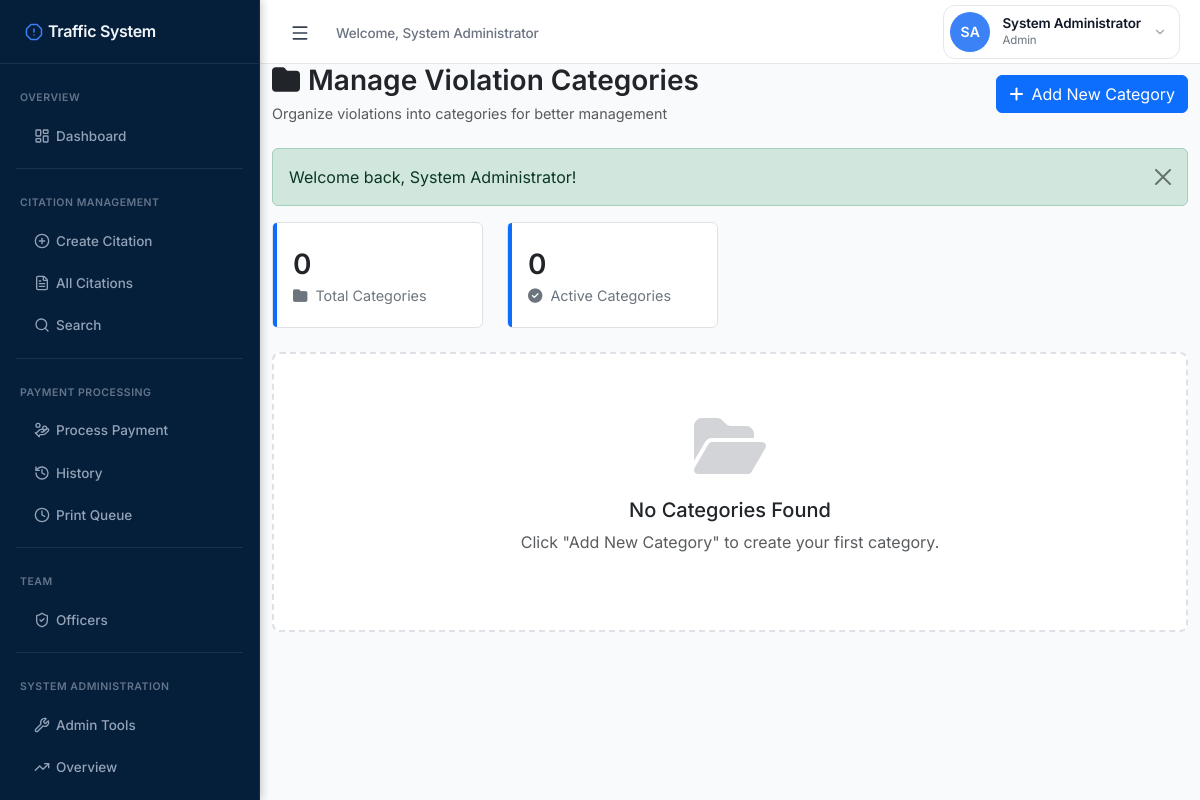
Before: /admin/categories.php (signed in) with the older database file.
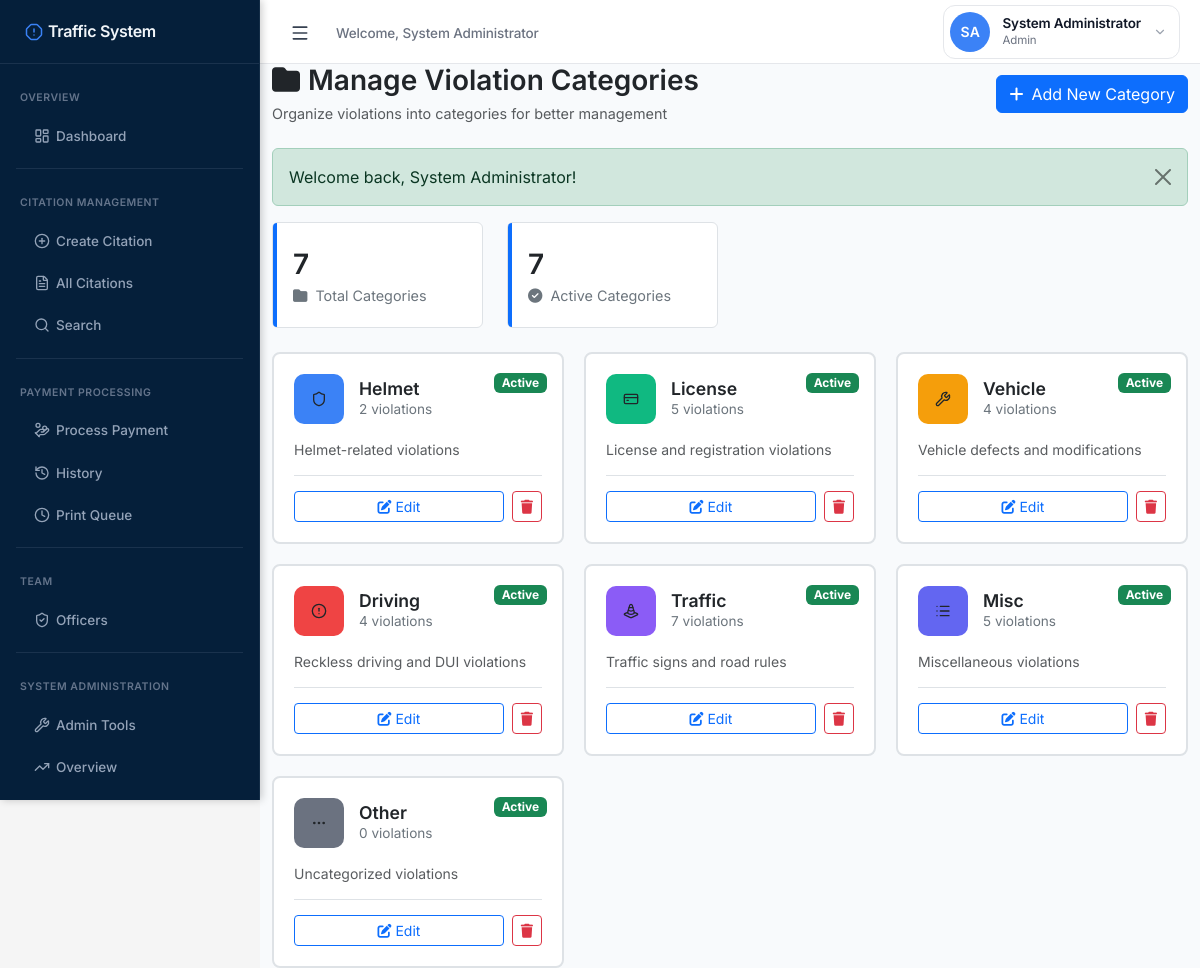
After: the same page with the newer database file.
### tables this page shows
CREATE TABLE `violation_categories` (
  `category_id` int(11) NOT NULL,
  `category_name` varchar(100) NOT NULL,
  `category_icon` varchar(50) NOT NULL DEFAULT 'list',
  `category_color` varchar(7) NOT NULL DEFAULT '#6b7280',
  `description` text DEFAULT NULL,
  `display_order` int(11) NOT NULL DEFAULT 0,
  `is_active` tinyint(1) NOT NULL DEFAULT 1,
  `created_at` datetime NOT NULL DEFAULT current_timestamp(),
  `updated_at` datetime DEFAULT NULL ON UPDATE current_timestamp()
);

### includes/auth.php (called while the page is built, shortened)
<?php
function is_logged_in() {
    return isset($_SESSION['user_id']) && !empty($_SESSION['user_id']);
}
function is_admin() {
    return is_logged_in() && isset($_SESSION['user_role']) && $_SESSION['user_role'] === 'admin';
}
function is_cashier() {
    return is_logged_in() && isset($_SESSION['user_role']) && $_SESSION['user_role'] === 'cashier';
}
function has_role($roles) {
    return in_array($_SESSION['user_role'], $roles);
}
function can_create_citation() {
    return is_admin() || is_enforcer() || is_cashier();
}
function can_process_payment() {
    return is_admin() || is_cashier();
}
?>

### admin/categories.php (the view, shortened to what this page needs)
<?php
require_once '../includes/functions.php';
require_once '../includes/auth.php';
$categories = [];
try {
    $stmt = db_query(
        "SELECT * FROM violation_categories ORDER BY display_order ASC, category_name ASC"
    );
    $categories = $stmt->fetchAll();
} catch (Exception $e) {
    error_log("Error fetching categories: " . $e->getMessage());
    set_flash('Error loading categories.', 'danger');
}
$violation_counts = [];
try {
    $stmt = db_query(
        "SELECT category_id, COUNT(*) as count
         FROM violation_types
         WHERE category_id IS NOT NULL
         GROUP BY category_id"
    );
    while ($row = $stmt->fetch()) {
        $violation_counts[$row['category_id']] = $row['count'];
    }
} catch (Exception $e) {
    error_log("Error counting violations: " . $e->getMessage());
}
?>
<!DOCTYPE html>
<html lang="en">
<head>
    <link href="https://cdn.jsdelivr.net/npm/bootstrap@5.3.3/dist/css/bootstrap.min.css" rel="stylesheet">
    <link rel="stylesheet" href="https://cdnjs.cloudflare.com/ajax/libs/font-awesome/6.4.2/css/all.min.css">
</head>
<body>
    <?php include '../public/sidebar.php'; ?>
    <div class="content">
        <div class="container-fluid">
            <div class="page-header d-flex justify-content-between align-items-center mb-4">
                <div>
                    <h3><i class="fas fa-folder me-2"></i>Manage Violation Categories</h3>
                    <p class="text-muted mb-0">Organize violations into categories for better management</p>
                </div>
                <button class="btn btn-primary" data-bs-toggle="modal" data-bs-target="#addCategoryModal">
                    <i class="fas fa-plus me-2"></i>Add New Category
                </button>
            </div>
            <?php echo show_flash(); ?>
            <div class="row mb-4">
                <div class="col-md-3">
                    <div class="stat-card">
                        <div class="stat-value"><?php echo count($categories); ?></div>
                        <div class="stat-label">
                            <i class="fas fa-folder me-2"></i>Total Categories
                        </div>
                    </div>
                </div>
                <div class="col-md-3">
                    <div class="stat-card">
                        <div class="stat-value"><?php echo count(array_filter($categories, fn($c) => $c['is_active'])); ?></div>
                        <div class="stat-label">
                            <i class="fas fa-check-circle me-2"></i>Active Categories
                        </div>
                    </div>
                </div>
            </div>
            <?php if (empty($categories)): ?>
                <div class="empty-state">
                    <i class="fas fa-folder-open d-block"></i>
                    <h5>No Categories Found</h5>
                    <p class="text-muted">Click "Add New Category" to create your first category.</p>
                </div>
            <?php else: ?>
                <div class="category-grid">
                    <?php foreach ($categories as $category): ?>
                        <div class="category-card">
                            <div class="category-status">
                                <?php if ($category['is_active']): ?>
                                    <span class="badge bg-success">Active</span>
                                <?php else: ?>
                                    <span class="badge bg-secondary">Inactive</span>
                                <?php endif; ?>
                            </div>
                            <div class="category-card-header">
                                <div class="category-icon-wrapper" style="background-color: <?php echo htmlspecialchars($category['category_color']); ?>">
                                    <i data-lucide="<?php echo htmlspecialchars($category['category_icon']); ?>"></i>
                                </div>
                                <div class="category-info">
                                    <h5><?php echo htmlspecialchars($category['category_name']); ?></h5>
                                    <div class="category-count">
                                        <?php
                                        $count = $violation_counts[$category['category_id']] ?? 0;
                                        echo $count . ' violation' . ($count != 1 ? 's' : '');
                                        ?>
                                    </div>
                                </div>
                            </div>
                            <?php if (!empty($category['description'])): ?>
                                <p class="text-muted small mb-0"><?php echo htmlspecialchars($category['description']); ?></p>
                            <?php endif; ?>
                            <div class="category-actions">
                                <button class="btn btn-sm btn-outline-primary flex-grow-1"
                                        onclick="editCategory(<?php echo htmlspecialchars(json_encode($category)); ?>)">
                                    <i class="fas fa-edit me-1"></i>Edit
                                </button>
                                <button class="btn btn-sm btn-outline-danger"
                                        onclick="deleteCategory(<?php echo $category['category_id']; ?>, '<?php echo htmlspecialchars($category['category_name']); ?>')">
                                    <i class="fas fa-trash"></i>
                                </button>
                            </div>
                        </div>
                    <?php endforeach; ?>
                </div>
            <?php endif; ?>
        </div>
    </div>
</body>
</html>

### public/sidebar.php (shortened to what this page needs)
<nav class="sidebar" id="sidebar">
    <div class="sidebar-header">
        <h4><i data-lucide="octagon-alert"></i> <span>Traffic System</span></h4>
    </div>
    <ul class="sidebar-menu">
        <li class="sidebar-heading">Overview</li>
        <li>
            <a href="/tmg/public/index.php" class="<?php echo (basename($_SERVER['PHP_SELF']) === 'index.php') ? 'active' : ''; ?>" title="Dashboard">
                <i data-lucide="layout-dashboard"></i> <span>Dashboard</span>
            </a>
        </li>
        <li class="sidebar-divider"></li>
        <li class="sidebar-heading">Citation Management</li>
        <?php if (function_exists('can_create_citation') && can_create_citation()): ?>
        <li>
            <a href="/tmg/public/index2.php" class="<?php echo (basename($_SERVER['PHP_SELF']) === 'index2.php') ? 'active' : ''; ?>" title="Create Citation">
                <i data-lucide="plus-circle"></i> <span>Create Citation</span>
            </a>
        </li>
        <?php endif; ?>
        <li>
            <a href="/tmg/public/citations.php" class="<?php echo (basename($_SERVER['PHP_SELF']) === 'citations.php') ? 'active' : ''; ?>" title="All Citations">
                <i data-lucide="file-text"></i> <span>All Citations</span>
            </a>
        </li>
        <li>
            <a href="/tmg/public/search.php" class="<?php echo (basename($_SERVER['PHP_SELF']) === 'search.php') ? 'active' : ''; ?>" title="Search Citations">
                <i data-lucide="search"></i> <span>Search</span>
            </a>
        </li>
        <?php if (function_exists('can_process_payment') && can_process_payment()): ?>
        <li class="sidebar-divider"></li>
        <li class="sidebar-heading">Payment Processing</li>
        <li>
            <a href="/tmg/public/process_payment.php" class="<?php echo (basename($_SERVER['PHP_SELF']) === 'process_payment.php') ? 'active' : ''; ?>" title="Process Payment">
                <i data-lucide="hand-coins"></i> <span>Process Payment</span>
            </a>
        </li>
        <li>
            <a href="/tmg/public/payments.php" class="<?php echo (basename($_SERVER['PHP_SELF']) === 'payments.php') ? 'active' : ''; ?>" title="Payment History">
                <i data-lucide="history"></i> <span>History</span>
            </a>
        </li>
        <li>
            <a href="/tmg/public/pending_print_payments.php" class="<?php echo (basename($_SERVER['PHP_SELF']) === 'pending_print_payments.php') ? 'active' : ''; ?>" title="Print Queue">
                <i data-lucide="clock"></i> <span>Print Queue</span>
            </a>
        </li>
        <?php endif; ?>
        <li class="sidebar-divider"></li>
        <li class="sidebar-heading">Team</li>
        <?php if (function_exists('has_role') && has_role(['admin', 'enforcer'])): ?>
        <li>
            <a href="/tmg/public/officers.php" class="<?php echo (basename($_SERVER['PHP_SELF']) === 'officers.php') ? 'active' : ''; ?>" title="Officers">
                <i data-lucide="shield-check"></i> <span>Officers</span>
            </a>
        </li>
        <?php endif; ?>
        <?php if (function_exists('is_admin') && is_admin()): ?>
        <li class="sidebar-divider"></li>
        <li class="sidebar-heading">System Administration</li>
        <li>
            <a href="/tmg/admin/index.php" class="<?php echo (basename($_SERVER['PHP_SELF']) === 'index.php' && strpos($_SERVER['PHP_SELF'], '/admin/') !== false) ? 'active' : ''; ?>" title="Admin Tools Hub">
                <i data-lucide="wrench"></i> <span>Admin Tools</span>
            </a>
        </li>
        <li>
            <a href="/tmg/admin/dashboard.php" class="<?php echo (basename($_SERVER['PHP_SELF']) === 'dashboard.php' && strpos($_SERVER['PHP_SELF'], '/admin/') !== false) ? 'active' : ''; ?>" title="Admin Overview">
                <i data-lucide="trending-up"></i> <span>Overview</span>
            </a>
        </li>
        <li>
            <a href="/tmg/admin/diagnostics/data_integrity_dashboard.php" class="<?php echo (basename($_SERVER['PHP_SELF']) === 'data_integrity_dashboard.php') ? 'active' : ''; ?>" title="Data Integrity">
            </a>
        </li>
        <?php endif; ?>
    </ul>
</nav>
<div class="top-navbar" id="topNavbar">
    <button type="button" id="sidebarCollapse" title="Toggle Sidebar">
        <i data-lucide="menu"></i>
    </button>
    <div class="top-navbar-info">
        <span class="welcome-text">
            Welcome, <?php echo htmlspecialchars($_SESSION['full_name'] ?? $_SESSION['username'] ?? 'User'); ?>
        </span>
    </div>
    <div class="user-profile-dropdown">
        <button class="user-profile-btn" id="userProfileBtn" type="button">
            <div class="user-avatar">
                <?php
                $full_name = $_SESSION['full_name'] ?? $_SESSION['username'] ?? 'User';
                $initials = '';
                $name_parts = explode(' ', $full_name);
                if (count($name_parts) >= 2) {
                    $initials = strtoupper(substr($name_parts[0], 0, 1) . substr($name_parts[1], 0, 1));
                } else {
                    $initials = strtoupper(substr($full_name, 0, 2));
                }
                echo htmlspecialchars($initials);
                ?>
            </div>
            <div class="user-profile-info">
                <span class="user-name"><?php echo htmlspecialchars($_SESSION['full_name'] ?? $_SESSION['username'] ?? 'User'); ?></span>
                <span class="user-role"><?php echo htmlspecialchars(ucfirst($_SESSION['user_role'] ?? 'User')); ?></span>
            </div>
            <i data-lucide="chevron-down" class="dropdown-arrow"></i>
        </button>
    </div>
</div>
<link rel="stylesheet" href="https://cdn.jsdelivr.net/npm/toastify-js/src/toastify.min.css">

### includes/functions.php (shortened to what this page needs)
<?php
function db_query($sql, $params = []) {
    try {
        $pdo = getPDO();
        $stmt = $pdo->prepare($sql);
        $stmt->execute($params);
        return $stmt;
    } catch (PDOException $e) {
        error_log("Database query error: " . $e->getMessage() . " - Query: " . $sql);
        throw new Exception("Database operation failed");
    }
}
function show_flash() {
    if (isset($_SESSION['flash'])) {
        $flash = $_SESSION['flash'];
        return '<div class="alert alert-' . htmlspecialchars($flash['type']) . ' alert-dismissible fade show" role="alert">
                ' . htmlspecialchars($flash['message']) . '
                <button type="button" class="btn-close" data-bs-dismiss="alert" aria-label="Close"></button>
            </div>';
    }
    return '';
}
?>

### admin/categories.php (style rules this page uses)
:root { --primary-blue: #0d6efd; --success-green: #198754; --danger-red: #dc3545; --white: #ffffff; --off-white: #f5f5f5; --light-gray: #f8f9fa; --border-gray: #dee2e6; --text-dark: #212529; --text-muted: #6c757d; }
body { background: var(--off-white); font-family: 'Segoe UI', Tahoma, Geneva, Verdana, sans-serif; }
.content { padding: clamp(15px, 3vw, 20px); }
.page-header h3 { font-size: clamp(1.5rem, 4vw, 1.75rem); font-weight: 600; color: var(--text-dark); margin-bottom: 5px; }
.page-header p { font-size: clamp(0.85rem, 2.5vw, 0.9rem); color: var(--text-muted); }
.stat-card { background: var(--white); border: 1px solid var(--border-gray); border-radius: 6px; padding: clamp(15px, 3vw, 20px); position: relative; }
.stat-card::before { content: ''; position: absolute; top: 0; left: 0; width: 4px; height: 100%; border-radius: 6px 0 0 6px; background: var(--primary-blue); }
.stat-value { font-size: clamp(1.5rem, 4vw, 1.75rem); font-weight: 600; color: var(--text-dark); }
.stat-label { font-size: clamp(0.85rem, 2.5vw, 0.9rem); color: var(--text-muted); }
.category-grid { display: grid; grid-template-columns: repeat(auto-fill, minmax(280px, 1fr)); gap: 20px; margin-top: 20px; }
.category-card { background: var(--white); border: 2px solid var(--border-gray); border-radius: 8px; padding: 20px; transition: all 0.3s; cursor: pointer; position: relative; overflow: hidden; }
.category-card-header { display: flex; align-items: center; gap: 15px; margin-bottom: 15px; }
.category-icon-wrapper { width: 50px; height: 50px; border-radius: 10px; display: flex; align-items: center; justify-content: center; flex-shrink: 0; }
.category-info h5 { margin: 0; font-size: 1.1rem; font-weight: 600; color: var(--text-dark); }
.category-count { font-size: 0.85rem; color: var(--text-muted); }
.category-actions { display: flex; gap: 8px; margin-top: 15px; padding-top: 15px; border-top: 1px solid var(--border-gray); }
.category-status { position: absolute; top: 15px; right: 15px; }
.empty-state { text-align: center; padding: 60px 20px; background: var(--white); border-radius: 8px; border: 2px dashed var(--border-gray); }
.empty-state i { font-size: 4rem; color: var(--text-muted); opacity: 0.3; margin-bottom: 20px; }

Changed rows visible on the page:
added violation_categories: is_active "Active", category_name "Helmet", category_id "2", description "Helmet-related violations"
added violation_categories: is_active "Active", category_name "License", category_id "5", description "License and registration violations"
added violation_categories: is_active "Active", category_name "Vehicle", category_id "4", description "Vehicle defects and modifications"
added violation_categories: is_active "Active", category_name "Driving", category_id "4", description "Reckless driving and DUI violations"
added violation_categories: is_active "Active", category_name "Traffic", category_id "7", description "Traffic signs and road rules"
added violation_categories: is_active "Active", category_name "Misc", category_id "5", description "Miscellaneous violations"
added violation_categories: is_active "Active", category_name "Other", category_id "0", description "Uncategorized violations"
Other visible differences:
count($categories): "0" → "7"
count(array_filter($categories, fn($c) => $c['is_active'])): "0" → "7"
text no longer shown: "No Categories Found Click \"Add New Category\" to create your first category."
